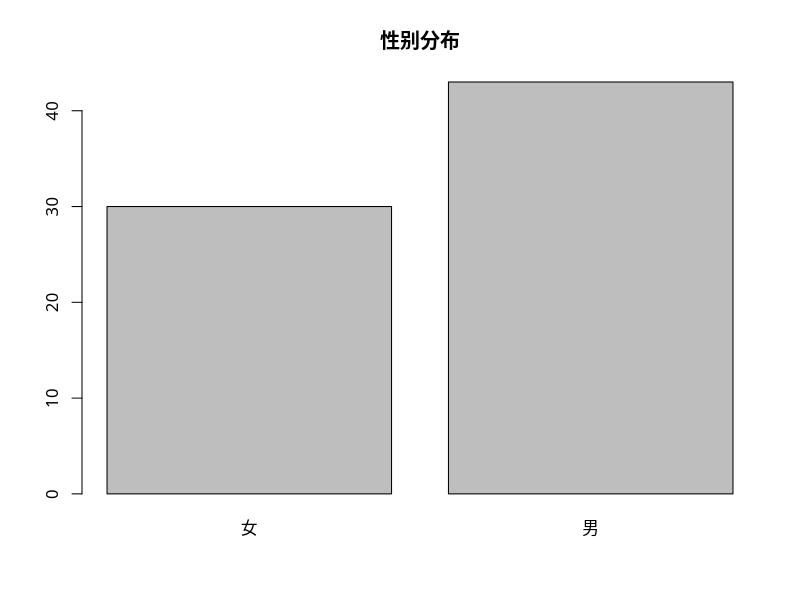
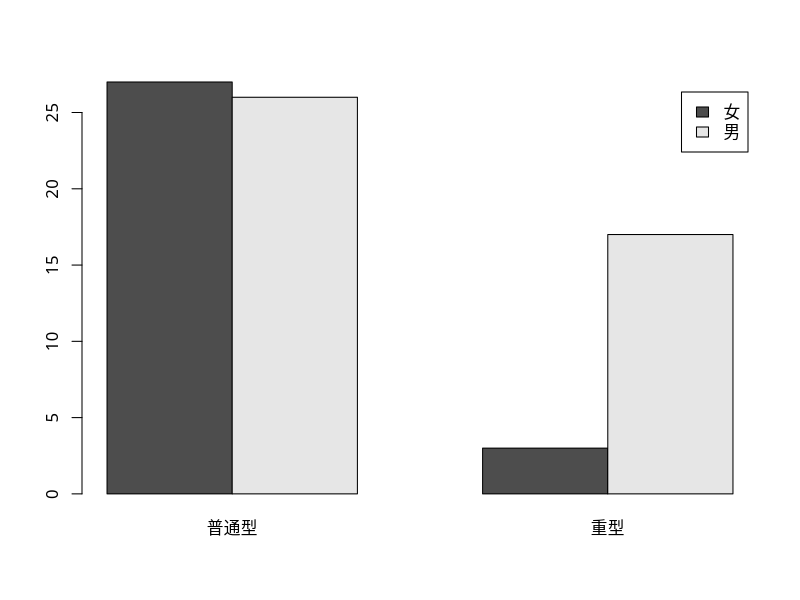
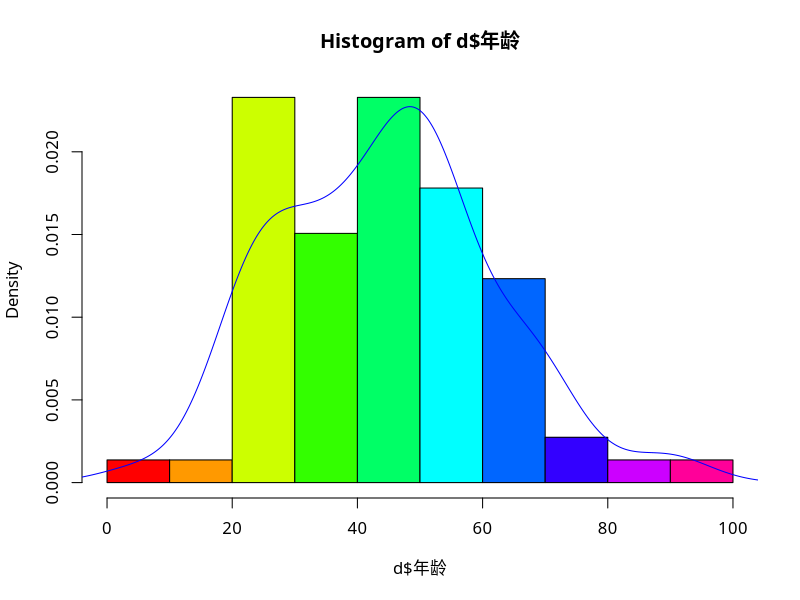
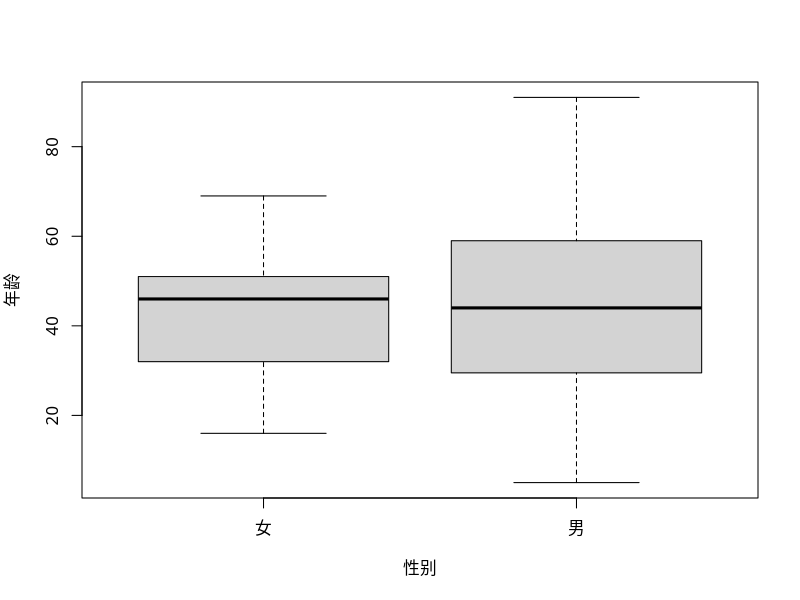
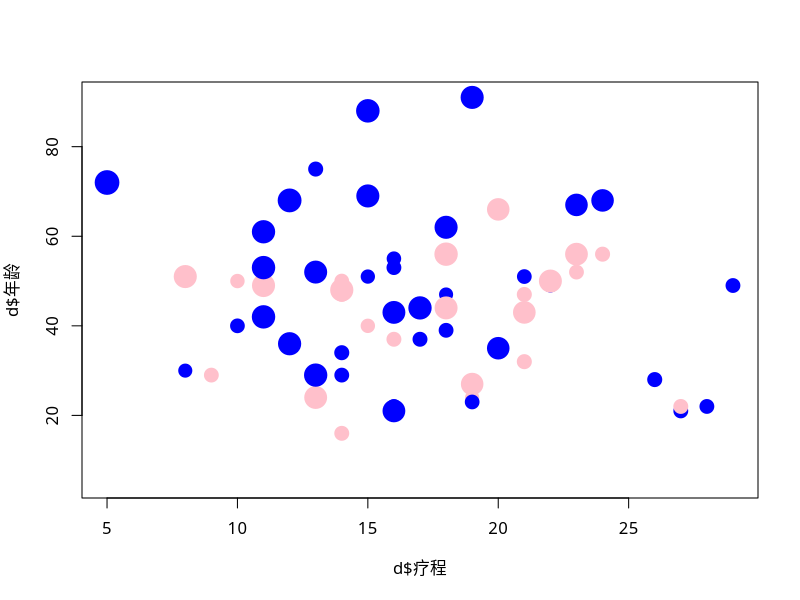
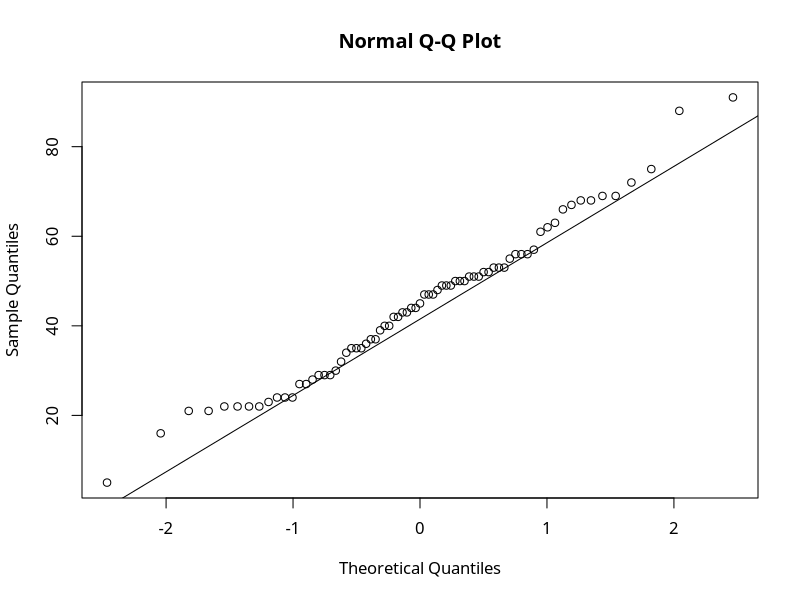
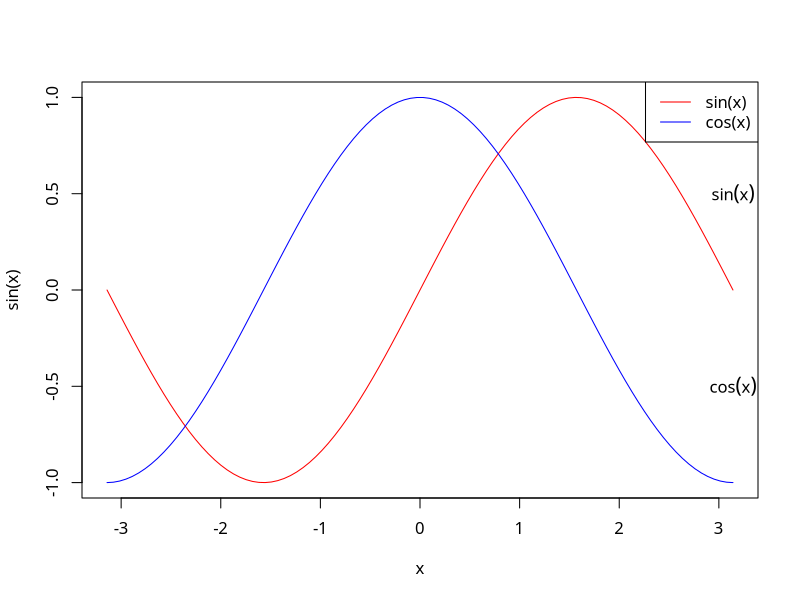
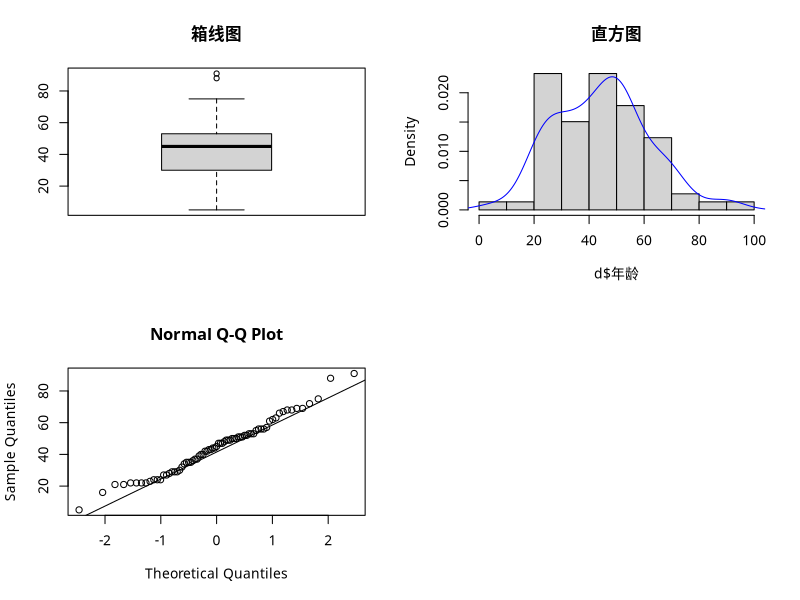

Generate these figures, in order, with R:
## ---- chunk 1
knitr::opts_chunk$set(echo = TRUE)
## ---- chunk 2
d <- read.csv("covid19.csv")
## ---- chunk 3
str(d)
## ---- chunk 4
library(dplyr)
d <- d %>% filter(入院时间 <= 出院时间)
d <- d %>% mutate(住院时间 = as.numeric(出院时间 - 入院时间) + 1)
## ---- chunk 5
d$性别[d$性别 == ""] <- NA
d[!complete.cases(d), ]
## ---- chunk 6
head(d, 5)
tail(d, 2)
## ---- chunk 7
d %>%
  arrange(as.Date(出院时间, format="%Y-%m-%d")) %>%
  head(5)
## ---- chunk 8
d_extra <- read.csv("covid19-2.csv")
d2 <- full_join(d, d_extra, by = "序号")
## ---- chunk 9
mean(d$疗程, na.rm = TRUE)
## ---- chunk 10
d <- d %>% filter(!is.na(性别))
d %>%
  group_by(分型) %>%
  count(性别)
## ---- chunk 11
library(ggplot2)
## ---- chunk 12
par(family = "STHeiti")
gender_freq <- table(d$性别)
barplot(gender_freq, main = "性别分布")
## ---- chunk 13
par(family = "STHeiti")
gender_type_table <- table(d$性别, d$分型)
barplot(gender_type_table, beside = TRUE, legend = TRUE)
## ---- chunk 14
par(family = "STHeiti")
hist(d$年龄, prob = TRUE, col = rainbow(10))
lines(density(d$年龄), col = "blue")
## ---- chunk 15
par(family = "STHeiti")
boxplot(年龄 ~ 性别, data = d, xlab = "性别", ylab = "年龄")
## ---- chunk 16
par(family = "STHeiti")
sex_colors <- c("男" = "blue", "女" = "pink")
plot(d$疗程, d$年龄,
     col = ifelse(d$性别 == "男", sex_colors["男"], sex_colors["女"]),
     pch = 19, 
     cex = (d$入院时间-20200000)/70)
## ---- chunk 17
par(family = "STHeiti")
qqnorm(d$年龄)
qqline(d$年龄)
## ---- chunk 18
par(family = "STHeiti")
x <- seq(-pi, pi, length.out = 100)
plot(x, sin(x), type = "l", col = "red", ylim = c(-1, 1))
lines(x, cos(x), col = "blue")
legend("topright", legend = c("sin(x)", "cos(x)"), col = c("red", "blue"), lty = 1)
text(pi, 0.5, expression(sin(x)))
text(pi, -0.5, expression(cos(x)))
## ---- chunk 19
par(family = "STHeiti")
par(mfrow = c(2, 2))
boxplot(d$年龄, main = "箱线图")
hist(d$年龄, main = "直方图", prob = TRUE)
lines(density(d$年龄), col = "blue")
qqnorm(d$年龄)
qqline(d$年龄)
par(mfrow = c(1, 1))
